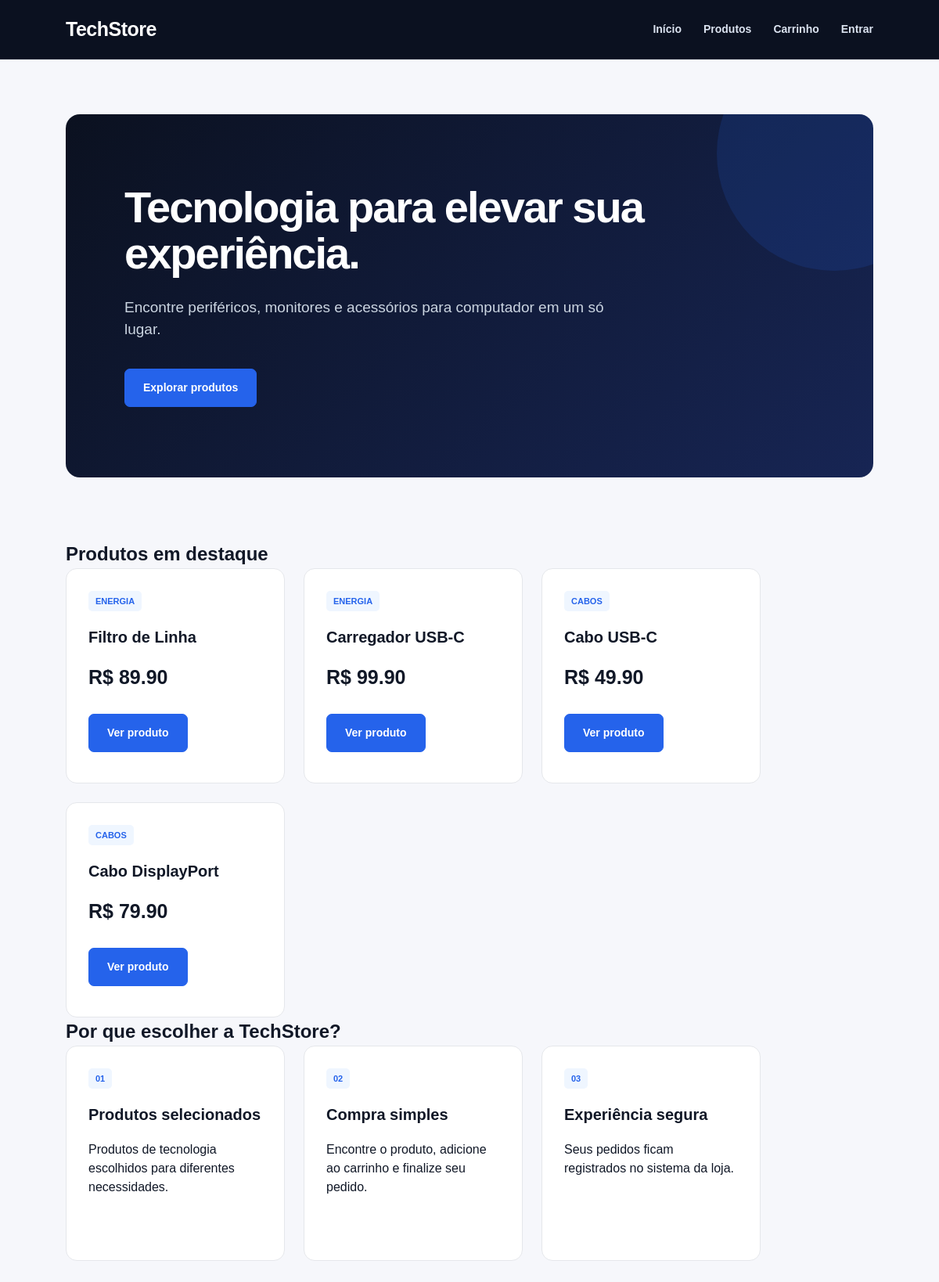
The page / on the database its author committed.
### tables this page shows
CREATE TABLE produtos (
    id INTEGER PRIMARY KEY AUTOINCREMENT,
    nome TEXT NOT NULL,
    preco REAL NOT NULL,
    categoria TEXT NOT NULL
);

### app.py (the view)
@app.route("/")
def inicio():
    produtos = buscar_produtos()
    return render_template(
        "index.html",
        produtos=produtos
    )

### app.py (called while the page is built)
def conectar_banco():
    conexao = sqlite3.connect("loja.db")
    conexao.row_factory = sqlite3.Row
    return conexao

def buscar_produtos():
    conexao = conectar_banco()
    cursor = conexao.cursor()
    cursor.execute(
        "SELECT * FROM produtos ORDER BY id DESC"
    )
    produtos = cursor.fetchall()
    conexao.close()
    return produtos

### templates/index.html (shortened to what this page needs)
<!DOCTYPE html>
<html lang="pt-BR">
<head>
    <link rel="stylesheet" href="{{ url_for('static', filename='style.css') }}">
</head>
<body>
<header>
    <h1>TechStore</h1>
    <nav>
        <a href="/">Início</a>
        <a href="/produtos">Produtos</a>
        <a href="/carrinho">Carrinho</a>
        {% if session.get("usuario_nome") %}
            <span>
                Olá, {{ session["usuario_nome"] }}
            </span>
            <a href="/logout">Sair</a>
        {% else %}
            <a href="/login">Entrar</a>
        {% endif %}
    </nav>
</header>
<main>
    <section class="hero">
        <h2>
            Tecnologia para elevar sua experiência.
        </h2>
        <p>
            Encontre periféricos, monitores e acessórios
            para computador em um só lugar.
        </p>
        <a class="botao" href="/produtos">
            Explorar produtos
        </a>
    </section>
    <section>
        <h2>Produtos em destaque</h2>
        <div class="produtos">
            {% for produto in produtos[:4] %}
                <article class="card">
                    <span>
                        {{ produto["categoria"] }}
                    </span>
                    <h3>
                        {{ produto["nome"] }}
                    </h3>
                    <p class="preco">
                        R$ {{ "%.2f"|format(produto["preco"]) }}
                    </p>
                    <a
                        class="botao"
                        href="/produto/{{ produto['id'] }}"
                    >
                        Ver produto
                    </a>
                </article>
            {% endfor %}
        </div>
    </section>
    <section>
        <h2>Por que escolher a TechStore?</h2>
        <div class="produtos">
            <article class="card">
                <span>01</span>
                <h3>
                    Produtos selecionados
                </h3>
                <p>
                    Produtos de tecnologia escolhidos
                    para diferentes necessidades.
                </p>
            </article>
            <article class="card">
                <span>02</span>
                <h3>
                    Compra simples
                </h3>
                <p>
                    Encontre o produto, adicione ao carrinho
                    e finalize seu pedido.
                </p>
            </article>
            <article class="card">
                <span>03</span>
                <h3>
                    Experiência segura
                </h3>
                <p>
                    Seus pedidos ficam registrados
                    no sistema da loja.
                </p>
            </article>
        </div>
    </section>
</main>
</body>
</html>

### static/style.css (style rules this page uses)
* { margin: 0; padding: 0; box-sizing: border-box; }
html { scroll-behavior: smooth; }
body { font-family: Arial, Helvetica, sans-serif; background: #f6f7fb; color: #111827; line-height: 1.5; }
a { transition: 0.2s; }
header { background: #0b1120; color: white; min-height: 76px; padding: 0 7%; display: flex; justify-content: space-between; align-items: center; border-bottom: 1px solid #1f2937; }
header h1 { font-size: 25px; letter-spacing: -0.5px; }
nav { display: flex; align-items: center; gap: 28px; }
nav a { color: #dbe3f0; text-decoration: none; font-size: 14px; font-weight: 600; }
main { width: 86%; max-width: 1250px; margin: auto; padding: 70px 0; }
.hero { position: relative; background: linear-gradient(135deg, #0b1120, #172554); color: white; padding: 90px 75px; margin-bottom: 80px; border-radius: 18px; overflow: hidden; }
.hero:after { content: ""; position: absolute; width: 300px; height: 300px; background: #2563eb; opacity: 0.15; border-radius: 50%; right: -100px; top: -100px; }
.hero h2 { position: relative; z-index: 1; font-size: 56px; line-height: 1.05; letter-spacing: -2px; max-width: 760px; margin-bottom: 25px; }
.hero p { position: relative; z-index: 1; color: #cbd5e1; font-size: 19px; max-width: 650px; margin-bottom: 35px; }
.hero .botao { position: relative; z-index: 2; }
.botao { display: inline-block; background: #2563eb; color: white; text-decoration: none; padding: 13px 23px; border-radius: 7px; font-size: 14px; font-weight: bold; border: 1px solid #2563eb; }
.produtos { display: flex; flex-wrap: wrap; gap: 24px; }
.card { position: relative; background: white; width: 280px; min-height: 275px; padding: 28px; border: 1px solid #e5e7eb; border-radius: 14px; transition: 0.2s; }
.card span { display: inline-block; color: #2563eb; background: #eff6ff; padding: 5px 9px; border-radius: 5px; font-size: 11px; font-weight: bold; text-transform: uppercase; margin-bottom: 20px; }
.card h3 { font-size: 20px; line-height: 1.3; margin-bottom: 20px; }
.preco { font-size: 25px; font-weight: bold; color: #111827; margin-bottom: 22px; }
.card .botao { margin-top: 5px; }

### rows shown on the page
produtos: categoria "ENERGIA", nome "Filtro de Linha", preco "89.90"
produtos: categoria "ENERGIA", nome "Carregador USB-C", preco "99.90"
produtos: categoria "CABOS", nome "Cabo USB-C", preco "49.90"
produtos: categoria "CABOS", nome "Cabo DisplayPort", preco "79.90"
